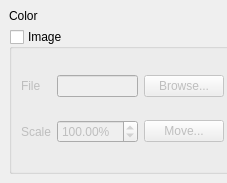
<?xml version="1.0" encoding="UTF-8"?>
<ui version="4.0">
 <class>Dock_Background</class>
 <widget class="QDockWidget" name="Dock_Background">
  <property name="geometry">
   <rect>
    <x>0</x>
    <y>0</y>
    <width>227</width>
    <height>183</height>
   </rect>
  </property>
  <property name="windowIcon">
   <iconset theme="preferences-desktop-wallpaper"/>
  </property>
  <property name="windowTitle">
   <string>Background</string>
  </property>
  <widget class="QScrollArea" name="scrollArea">
   <property name="frameShape">
    <enum>QFrame::NoFrame</enum>
   </property>
   <property name="horizontalScrollBarPolicy">
    <enum>Qt::ScrollBarAlwaysOff</enum>
   </property>
   <property name="widgetResizable">
    <bool>true</bool>
   </property>
   <widget class="QWidget" name="scrollAreaWidgetContents">
    <property name="geometry">
     <rect>
      <x>0</x>
      <y>0</y>
      <width>227</width>
      <height>164</height>
     </rect>
    </property>
    <layout class="QGridLayout" name="gridLayout_3">
     <item row="0" column="0">
      <widget class="QLabel" name="label">
       <property name="text">
        <string>Color</string>
       </property>
      </widget>
     </item>
     <item row="0" column="1">
      <widget class="Color_Selector" name="color_selector">
       <property name="sizePolicy">
        <sizepolicy hsizetype="Expanding" vsizetype="Fixed">
         <horstretch>0</horstretch>
         <verstretch>0</verstretch>
        </sizepolicy>
       </property>
       <property name="color">
        <color>
         <red>255</red>
         <green>255</green>
         <blue>255</blue>
        </color>
       </property>
      </widget>
     </item>
     <item row="1" column="0" colspan="2">
      <widget class="QGroupBox" name="check_image">
       <property name="sizePolicy">
        <sizepolicy hsizetype="Expanding" vsizetype="Preferred">
         <horstretch>0</horstretch>
         <verstretch>0</verstretch>
        </sizepolicy>
       </property>
       <property name="title">
        <string>Image</string>
       </property>
       <property name="checkable">
        <bool>true</bool>
       </property>
       <property name="checked">
        <bool>false</bool>
       </property>
       <layout class="QGridLayout" name="gridLayout_2">
        <item row="0" column="0">
         <widget class="QLabel" name="label_2">
          <property name="text">
           <string>File</string>
          </property>
         </widget>
        </item>
        <item row="0" column="1">
         <widget class="QLineEdit" name="text_file"/>
        </item>
        <item row="0" column="2">
         <widget class="QPushButton" name="button_browse">
          <property name="text">
           <string>Browse...</string>
          </property>
          <property name="icon">
           <iconset theme="document-open">
            <normaloff/>
           </iconset>
          </property>
         </widget>
        </item>
        <item row="1" column="0">
         <widget class="QLabel" name="label_3">
          <property name="text">
           <string>Scale</string>
          </property>
         </widget>
        </item>
        <item row="1" column="1">
         <widget class="QDoubleSpinBox" name="spin_scale">
          <property name="suffix">
           <string>%</string>
          </property>
          <property name="minimum">
           <double>1.000000000000000</double>
          </property>
          <property name="maximum">
           <double>1600.000000000000000</double>
          </property>
          <property name="value">
           <double>100.000000000000000</double>
          </property>
         </widget>
        </item>
        <item row="1" column="2">
         <widget class="QPushButton" name="button_move">
          <property name="text">
           <string>Move...</string>
          </property>
          <property name="icon">
           <iconset theme="transform-move">
            <normaloff/>
           </iconset>
          </property>
         </widget>
        </item>
       </layout>
      </widget>
     </item>
    </layout>
   </widget>
  </widget>
 </widget>
 <customwidgets>
  <customwidget>
   <class>Color_Preview</class>
   <extends>QWidget</extends>
   <header>color_preview.hpp</header>
  </customwidget>
  <customwidget>
   <class>Color_Selector</class>
   <extends>Color_Preview</extends>
   <header>color_selector.hpp</header>
  </customwidget>
 </customwidgets>
 <resources/>
 <connections/>
</ui>
